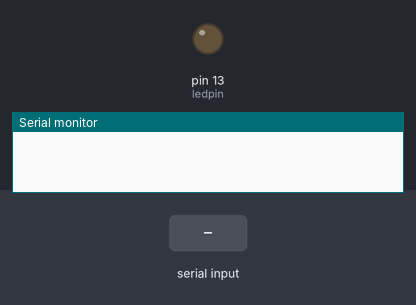
Simulated run of this sketch. Board: Arduino Uno, built with avr-gcc and run on an emulated ATmega328P. Parts: output pins drawn as LEDs (lit = HIGH), the last lines printed to the serial monitor. The inputs (shaded band) are chosen by the test bench.

Above: at 1.2 s.
1.3 s: "1" received over Serial
At 2.4 s:
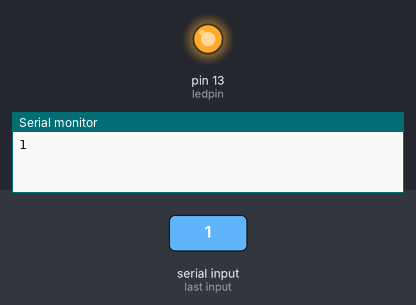
2.8 s: "0" received over Serial
At 3.5 s:
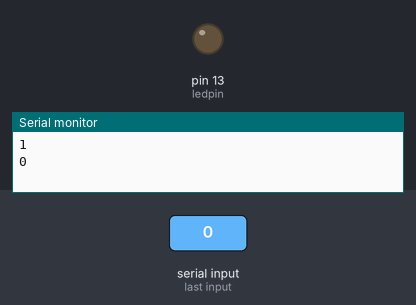
Timing chart, 0 to 5.8 s (numbered marks = the images above; inputs shaded):
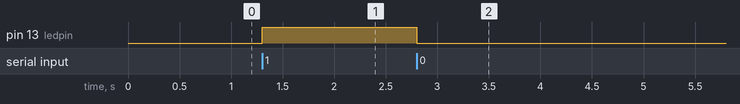

The sketch:

LED_CONTROL_BY_BLUETOOTH.ino
```cpp
char incomingvalue;
int ledpin=13;
void setup() {
  // put your setup code here, to run once:
pinMode(ledpin,OUTPUT);
Serial.begin(9600);
}

void loop() {
  // put your main code here, to run repeatedly:
if(Serial.available()>0){
  incomingvalue=Serial.read();
  Serial.println(incomingvalue);
  if(incomingvalue == '1'){
    digitalWrite(ledpin,HIGH);
  }
  else if(incomingvalue == '0'){
    digitalWrite(ledpin,LOW);
  }
}
}
```

Measured:
- after the input at 1.3 s, pin 13 (ledpin): LOW → HIGH at once
- after the input at 2.8 s, pin 13 (ledpin): HIGH → LOW at once
